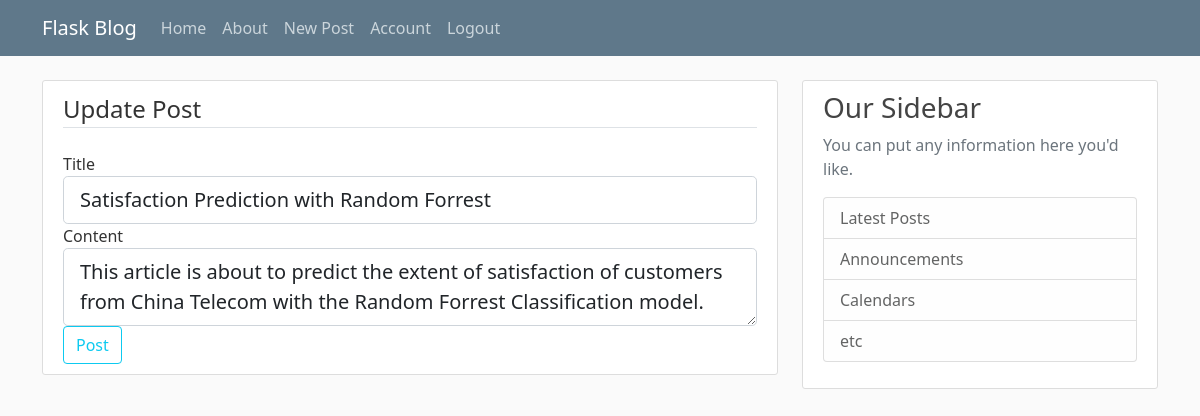
Page /post/1/update (signed in) on the committed database.
### flaskblog/models.py (models this page shows, shortened)
class Post(db.Model):
    id = db.Column(db.Integer, primary_key=True)
    title = db.Column(db.String(100), nullable=False)
    date_posted = db.Column(db.DateTime(timezone=True), default=datetime.now)
    content = db.Column(db.Text, nullable=False)
    user_id = db.Column(db.Integer, db.ForeignKey('user.id'), nullable=False)

### flaskblog/routes.py (the view)
@app.route('/post/<int:post_id>/update', methods=['GET', 'POST'])
@login_required
def update_post(post_id):
    post = Post.query.get_or_404(post_id)
    if post.author != current_user:
        abort(403)
    form = PostForm()
    if form.validate_on_submit():
        post.title = form.title.data
        post.content = form.content.data
        db.session.commit()
        flash(f'Your post has been updated.', 'success')
        return redirect(url_for('post', post_id=post.id))
    elif request.method == 'GET':
        form.title.data = post.title
        form.content.data = post.content
    return render_template('create_post.html',
                           title='Update Post',
                           form=form,
                           legend='Update Post')

### flaskblog/forms.py
class PostForm(FlaskForm):
    title = StringField('Title', validators=[DataRequired()])
    content = TextAreaField('Content', validators=[DataRequired()])
    submit = SubmitField('Post')

### flaskblog/models.py (called while the page is built)
@login_manager.user_loader
def load_user(user_id):
    return User.query.get(int(user_id))

### flaskblog/templates/create_post.html (shortened to what this page needs)
{% extends "layout.html" %}
{% block content %}
    <div class="content-section">
        <form method="POST" action="">
            <fieldset class="form-group">
                <legend class="border-bottom mb-4">{{ legend }}</legend>
                <div class="form-group">
                    {{ form.title.label(class="form-control-label") }}
                    {% if form.title.errors %}
                        {{ form.title(class="form-control form-control-lg") }}
                        {% for error in form.title.errors %}
                            <span>{{ error }}</span>
                        {% endfor %}
                    {% else %}
                        {{ form.title(class="form-control form-control-lg") }}
                    {% endif %}
                </div>
                <div class="form-group">
                    {{ form.content.label(class="form-content-label") }}
                    {% if form.content.errors %}
                        {{ form.content(class="form-control form-control-lg") }}
                        {% for error in form.content.errors %}
                            <span>{{ error }}</span>
                        {% endfor %}
                    {% else %}
                        {{ form.content(class="form-control form-control-lg") }}
                    {% endif %}
                </div>
            </fieldset>
            <div class="form-group">
                {{ form.submit(class="btn btn-outline-info") }}
            </div>
        </form>
    </div>
{% endblock content %}

### flaskblog/static/main.css (style rules this page uses)
body { background: #fafafa; color: #333333; margin-top: 5rem; }
.content-section { background: #ffffff; padding: 10px 20px; border: 1px solid #dddddd; border-radius: 3px; margin-bottom: 20px; }

### rows in the picture
Post: title "Satisfaction Prediction with Random Forrest", content "This article is about to predict the extent of satisfaction of customers from China Telecom with the Random Forrest Classification model."

### other values in the picture
{{ legend }} "Update Post"
